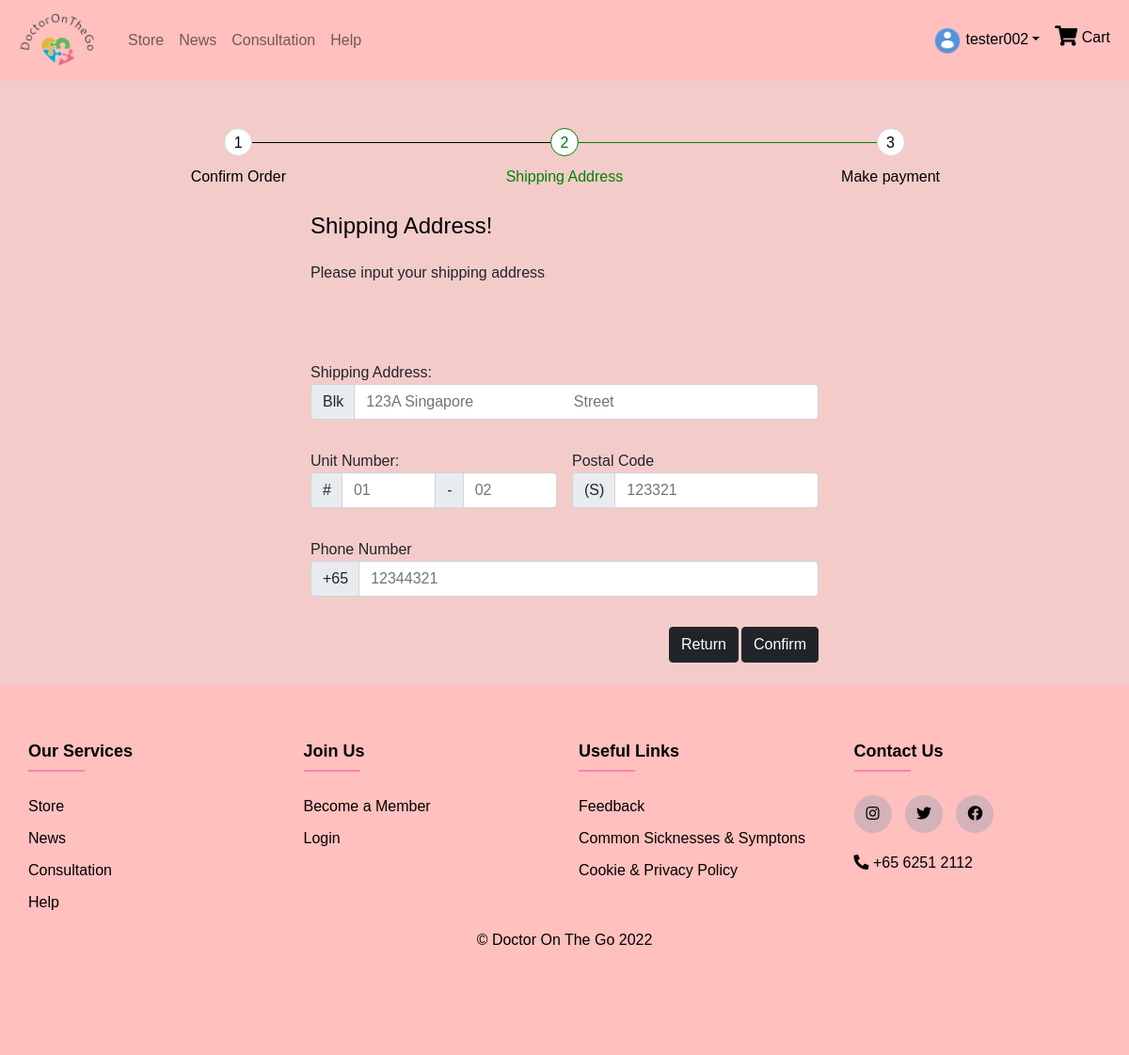
/shippingAddress (signed in), run on an earlier commit of the app's database.
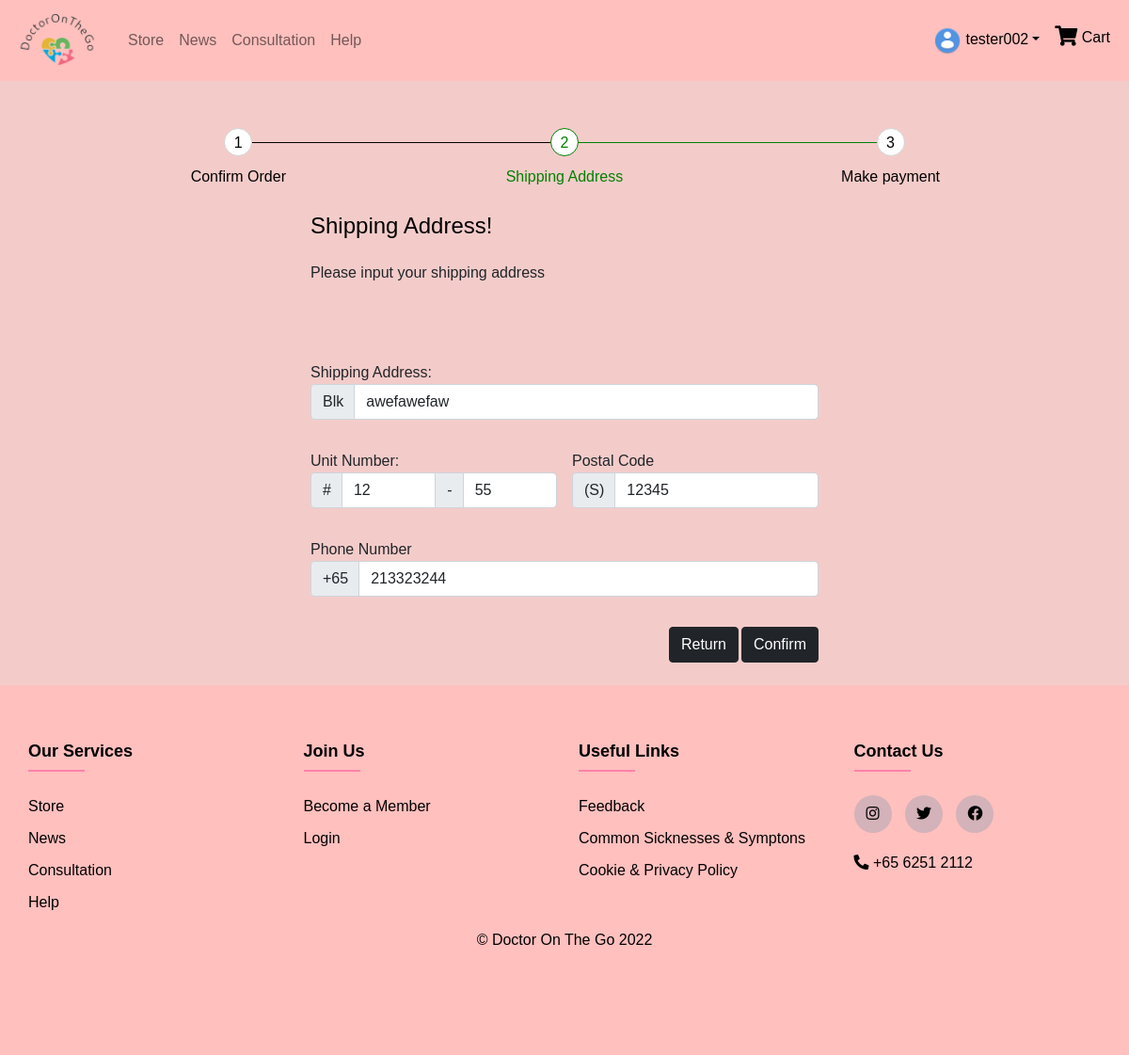
And on a later commit of the database.
### models.py (models this page shows, shortened)
class User(UserMixin, db.Model):
    __tablename__ = "user"
    id = db.Column(db.Integer, primary_key=True)
    username = db.Column(db.String(80), unique=True, nullable=False)
    email = db.Column(db.String(120), unique=True, nullable=False)
    password = db.Column(db.String(300), nullable=False, unique=True)
    pfpfilename = db.Column(db.String(85))
    two_factor_enabled = db.Column(db.Boolean, nullable=False, default=False, server_default=db.false())
    otp_secret = db.Column(db.String(32))
    role = db.Column(db.String(20))
    age = db.Column(db.String(3))
    first_name = db.Column(db.LargeBinary)
    last_name = db.Column(db.LargeBinary)
    ferkey = db.Column(db.LargeBinary)
    gender = db.Column(db.String(10))
    date_joined = db.Column(db.String(50))
    doc = db.Column(db.String(60), unique=False)
    time = db.Column(db.String(30))
    remarks = db.Column(db.String(30))
    consultstate = db.Column(db.Boolean)
    failedaccess = db.Column(db.Integer)
    card_name = db.Column(db.String(300))
    card_no = db.Column(db.String(300))
    card_exp_month = db.Column(db.String(300))
    card_exp_year = db.Column(db.String(300))
    banned = db.Column(db.Boolean, nullable=False, default=False, server_default=db.false())
    verified = db.Column(db.Boolean, nullable=False, default=False, server_default=db.false())
    shipping_address = db.Column(db.String(500))
    postal_code = db.Column(db.String(500))
    unit_no = db.Column(db.String(500))
    phone_no = db.Column(db.String(500))

### routes.py (the view, shortened to what this page needs)
@app.route('/shippingAddress', methods=["GET", "POST"])
def shippingAddress():
    form = AddressForm()
    if request.method == 'GET' and current_user.shipping_address is not None:
        user = current_user
        form.shipping_address.data = user.shipping_address
        form.postal_code.data = user.postal_code
        unit_no = user.unit_no
        unit_no = unit_no.replace('#', '')
        unit_no1 = unit_no.split('-')[0]
        unit_no2 = unit_no.split('-')[1]
        form.unit_number1.data = unit_no1
        form.unit_number2.data = unit_no2
        form.phone_no.data = user.phone_no
    return render_template('user/guest/alisa/user/guest/alisa/guest_ShippingAddress.html', form = form)

### forms.py
class AddressForm(FlaskForm):
    shipping_address = StringField('', validators=[InputRequired()])
    postal_code = IntegerField("", validators=[InputRequired()])
    unit_number1 = IntegerField("", validators=[InputRequired()])
    unit_number2 = IntegerField("", validators=[InputRequired()])
    phone_no = IntegerField("", validators=[InputRequired()])

### routes.py (called while the page is built)
@login_manager.user_loader
def load_user(user_id):
    return User.query.get(int(user_id))

@app.before_request
def session_handler():
    session.permanent = True
    app.permanent_session_lifetime = timedelta(minutes=30)

@app.after_request
def add_header(response):
    response.headers['X-Content-Type-Options'] = 'nosniff'
    response.headers['Strict-Transport-Security'] = 'max-age=31536000; includeSubDomains'
    response.headers['X-Frame-Options'] = 'SAMEORIGIN'
    return response

### templates/user/guest/alisa/user/guest/alisa/guest_shippingAddress.html (shortened to what this page needs)
{% if current_user.role == "admin" %}
{% extends "admin_base.html" %}
{% elif current_user.is_authenticated %}
{% extends "user_base.html" %}
{% else %}
{% extends "default_base.html" %}
{% endif %}
{% block head %}
<link rel="stylesheet" href="static/CSS/alisa/guest_SA.css">
{% endblock %}
{% block content %}
{% from "includes/_formHelper.html" import render_field %}
<div class="container">
    <ul class="progressbar">
        <li>Confirm Order</li>
        <li class="active">Shipping Address</li>
        <li>Make payment</li>
    </ul>
</div>
<div class="row">
    <div class="col">
        <div class="login-form bg-colour mt-6 p-4" id="payment_form">
            <form action="" method="POST" class="row g-3">
                <h4 class="text-black">Shipping Address!</h4>
                <p>Please input your shipping address</p>
                <div class="col-12">
                    <label for="">Shipping Address:</label>
                    <div class="input-group mb-3">
                        <span class="input-group-text" id="basic-addon1">Blk</span>
                        {{ render_field(form.shipping_address, class="form-control", placeholder="123A Singapore
                        Street") }}
                    </div>
                </div>
                <div class="form-group col-md-6">
                    <label for="">Unit Number:</label>
                    <div class="input-group mb-3">
                        <span class="input-group-text" id="basic-addon1">#</span>
                        {{ render_field(form.unit_number1, class="form-control", placeholder="01") }}
                        <span class="input-group-text">-</span>
                        {{ render_field(form.unit_number2, class="form-control", placeholder="02") }}
                    </div>
                </div>
                <div class="form-group col-md-6">
                    <label for="">Postal Code</label>
                    <div class="input-group mb-3">
                        <span class="input-group-text" id="basic-addon1">(S)</span>
                        {{ render_field(form.postal_code, class="form-control", placeholder="123321") }}
                    </div>
                </div>
                <div class="col-12">
                    <label for="">Phone Number</label>
                    <div class="input-group mb-3">
                        <span class="input-group-text" id="basic-addon1">+65</span>
                        {{ render_field(form.phone_no, class="form-control", placeholder="12344321") }}
                    </div>
                </div>
                <div class="form-group col-md-12 pl-3 pr-3">
                    <button type="submit" class="btn btn-dark float-end">Confirm</button>
                    <a href="/cart"><button type="button" class="btn btn-dark float-end" style="margin-right:3px;">Return</button></a>
                </div>
            </form>
        </div>
    </div>
</div>
    {% endblock %}

### templates/includes/_user_navbar.html (shortened to what this page needs)
<nav class="navbar navbar-expand-lg navbar-light" id="navbar">
    <div class="container-fluid">
        <a class="navbar-brand" href="/">
            <img src="{{ url_for('static',filename='images/logo.png') }}" alt="DoctorOnTheGo" style="width:100px">
        </a>
        <div class="collapse navbar-collapse" id="main_nav">
            <ul class="navbar-nav">
                <li class="nav-item">
                    {% if storeactive %}
                    <a class="nav-link active" href="/store">Store</a>
                    {% else %}
                    <a class="nav-link" href="/store">Store</a>
                    {% endif %}
                </li>
                <li class="nav-item">
                    {% if newsactive %}
                    <a class="nav-link active" href="/News">News</a>
                    {% else %}
                    <a class="nav-link" href="/News">News</a>
                    {% endif %}
                </li>
                <li class="nav-item">
                    {% if consultactive %}
                    <a class="nav-link active" href="/consultatioPg1">Consultation</a>
                    {% else %}
                    <a class="nav-link" href="/consultatioPg1">Consultation</a>
                    {% endif %}
                </li>
                <li class="nav-item">
                    {% if contactactive %}
                    <a class="nav-link active" href="/help">Help</a>
                    {% else %}
                    <a class="nav-link" href="/help">Help</a>
                    {% endif %}
                </li>
            </ul>
            <ul class="navbar-nav ms-auto">
                <li class="nav-item dropdown main-nav-icons">
                    <a class="nav-link text-black dropdown-toggle" href="#" data-bs-toggle="dropdown"><img style="width:30px;height:30px;border-radius: 10px;" src="static/uploads/{{ current_user.pfpfilename }}" alt="pfp"> {{ current_user.username }}</a>
                </li>
                <li class="nav-item main-nav-icons"><a class="nav-link text-black" href="/cart"><i
                            class="fas fa-shopping-cart fa-lg"></i> Cart{% if "cart" in session %}<span class="badge">{{ session["cart"]|length }}</span>{% endif %}</a></li>
            </ul>
        </div>
    </div>
</nav>

### templates/includes/_formHelper.html (shortened to what this page needs)
{% macro render_field(field) %}
  {{ field(**kwargs)|safe }}
{% endmacro %}

What changed in the data, as far as the page shows it:
changed User "tester002": shipping_address (not shown) → "awefawefaw"; postal_code (not shown) → "12345"; phone_no (not shown) → "213323244"
Also different on the page:
form field unit_number1: (not shown) → "12"
form field unit_number2: (not shown) → "55"
